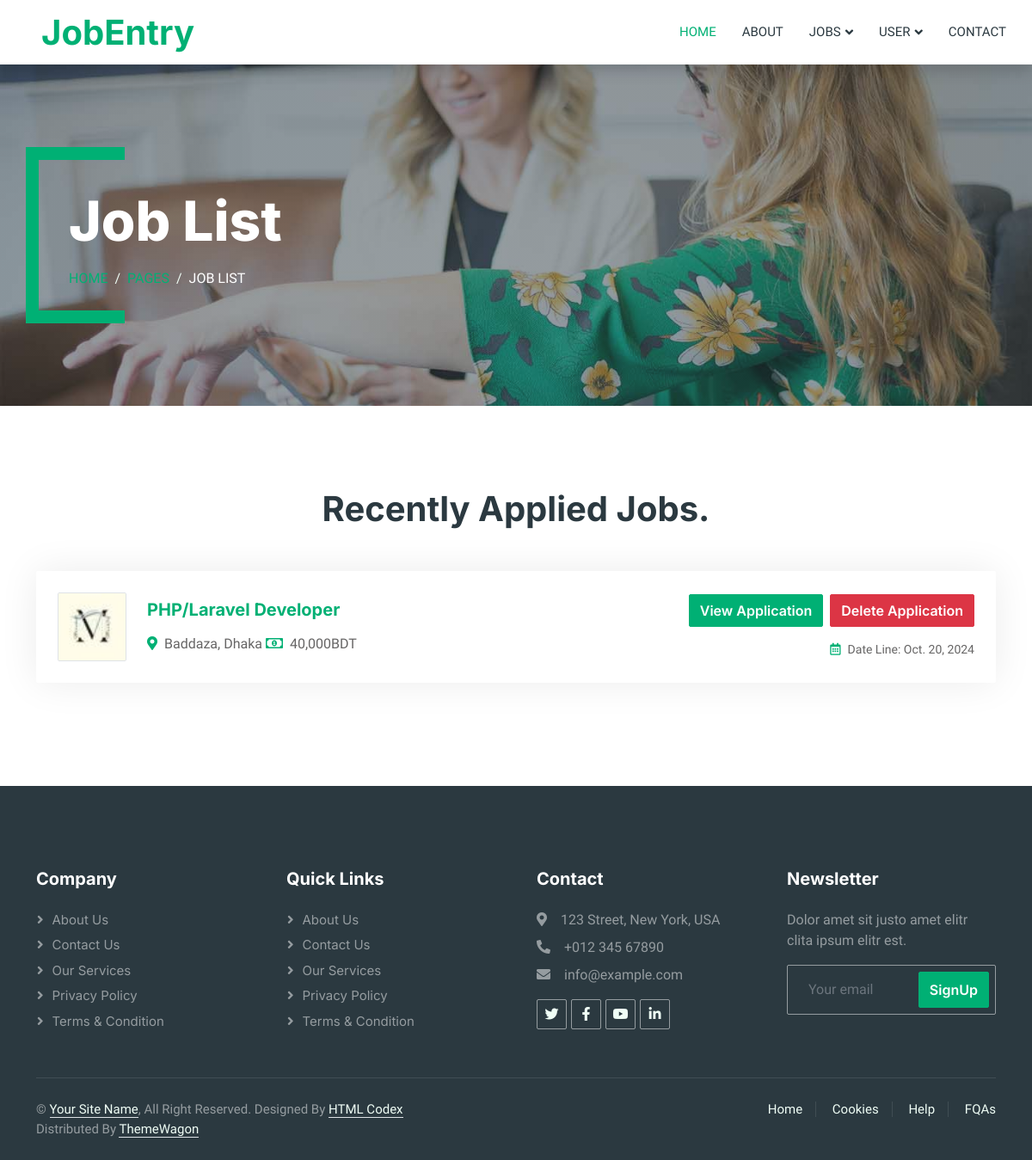
/applied_jobs/ (signed in), run on the app's committed database.
### App/models.py (models this page shows, shortened)
class ApplyNowModel(models.Model):
    user = models.ForeignKey(CustomUser, on_delete=models.CASCADE, null=True)
    job =  models.ForeignKey(JobModel, on_delete=models.CASCADE, null=True)
    applicant_name = models.CharField(max_length=50, null=True)
    applicant_email = models.EmailField(max_length=100, null=True)
    applicant_cv =  models.FileField(upload_to='cv/', null=True)
    applicant_cover_letter = models.TextField(null=True)
    class meta:
        unique_together = ['user', 'job']

class JobModel(models.Model):
    user = models.ForeignKey(CustomUser, on_delete=models.CASCADE, null=True)
    job_title = models.CharField(max_length=50, null=True)
    JOB_TYPES = [
        ('full_time', 'Full-time'),
        ('part_time', 'Part-time'),
        ('internship', 'Internship'),
        ('freelance', 'Freelance'),
    ]
    job_type = models.CharField(max_length=100, choices=JOB_TYPES, null=True)
    job_description = models.TextField(max_length=500, null=True)
    company_logo = models.ImageField(upload_to="media/cv",null=True)
    company_name = models.CharField(max_length=50, null=True)
    job_location = models.CharField(max_length=100, null=True)
    salary = models.CharField(max_length=50, null=True)
    create_at = models.DateField(auto_now=True, null=True)
    update_at = models.DateField(auto_now_add=True, null=True)
    deadline = models.DateField(null=True)
    qualifications = models.CharField(max_length=200, null=True)

### App/views.py (the view)
# urls.py: path('applied_jobs/', applied_jobs, name='applied_jobs'),
@login_required
def applied_jobs(req):
    current_user = req.user
    if current_user:
        try:
            job = ApplyNowModel.objects.filter(user=current_user)
        except Http404:
            messages.error(req, "there is something wrong")
            return redirect('profile')
        context={
            "jobs":job
        }
    return render(req, "common/applied_jobs.html", context)

### App/templates/common/applied_jobs.html (shortened to what this page needs)
{% extends "common/master.html" %}
{% block body %}
{% include 'layouts/navbar.html' %}
        <div class="container-xxl py-5 bg-dark page-header mb-5">
            <div class="container my-5 pt-5 pb-4">
                <h1 class="display-3 text-white mb-3 animated slideInDown">Job List</h1>
                <nav aria-label="breadcrumb">
                    <ol class="breadcrumb text-uppercase">
                        <li class="breadcrumb-item"><a href="#">Home</a></li>
                        <li class="breadcrumb-item"><a href="#">Pages</a></li>
                        <li class="breadcrumb-item text-white active" aria-current="page">Job List</li>
                    </ol>
                </nav>
            </div>
        </div>
        <div class="container-xxl py-5">
            <div class="container">
                <h1 class="text-center mb-5 wow fadeInUp" data-wow-delay="0.1s">Recently Applied Jobs.</h1>
                <div class="tab-class text-center wow fadeInUp" data-wow-delay="0.3s">
                    <div class="tab-content">
                        <div id="tab-1" class="tab-pane fade show p-0 active">
                            {% for data in jobs %}
                            <div class="job-item p-4 mb-4">
                                <div class="row g-4">
                                    <div class="col-sm-12 col-md-8 d-flex align-items-center">
                                        <img class="flex-shrink-0 img-fluid border rounded" src="/{{data.job.company_logo}}" alt="" style="width: 80px; height: 80px;">
                                        <div class="text-start ps-4">
                                            <h5 class="mb-3"><a href="{% url 'apply_now' data.job.id %}">{{data.job.job_title}}</a></h5>
                                            <span class="text-truncate"><i class="fa fa-map-marker-alt text-primary me-2"></i>{{data.job.job_location}}</span>
                                            <span class="text-truncate"><i class="far fa-money-bill-alt text-primary me-2"></i>{{data.job.salary}}BDT</span>
                                        </div>
                                    </div>
                                    <div class="col-sm-12 col-md-4 d-flex flex-column align-items-start align-items-md-end justify-content-center">
                                        <div class="d-flex mb-3 gap-2">
                                            <a class="btn btn-primary" href="{% url 'view_application' data.job.id %}">View Application</a>
                                            <a class="btn btn-danger" href="{% url 'delete_applications' data.id %}">Delete Application</a>
                                        </div>
                                        <small class="text-truncate"><i class="far fa-calendar-alt text-primary me-2"></i>Date Line: {{data.job.deadline}}</small>
                                    </div>
                                </div>
                            </div>
                            {% empty %}
                                <p class="text-center text-danger lead">You have not yet applied any Jobs <a class="text-secondary" href="{% url 'job_feed' %}">Click Here</a> To apply any Jobs.</p>
                            {% endfor %}
                        </div>
                    </div>
                </div>
            </div>
        </div>
        {% include 'layouts/footer.html' %}
{% endblock body %}

### App/static/css/style.css (style rules this page uses)
:root { --primary: #00B074; --secondary: #2B9BFF; --light: #EFFDF5; --dark: #2B3940; }
.btn { font-family: 'Inter', sans-serif; font-weight: 600; transition: .5s; }
.btn.btn-primary, .btn.btn-secondary { color: #FFFFFF; }
.header-carousel .container, .page-header .container { position: relative; padding: 45px 0 45px 35px; border-left: 15px solid var(--primary); }
.header-carousel .container::before, .header-carousel .container::after, .page-header .container::before, .page-header .container::after { position: absolute; content: ""; top: 0; left: 0; width: 100px; height: 15px; background: var(--primary); }
.header-carousel .container::after, .page-header .container::after { top: 100%; margin-top: -15px; }
.page-header { background: linear-gradient(rgba(43, 57, 64, .5), rgba(43, 57, 64, .5)), url(../img/carousel-1.jpg) center center no-repeat; background-size: cover; }
.breadcrumb-item + .breadcrumb-item::before { color: var(--light); }
.job-item { border: 1px solid transparent; border-radius: 2px; box-shadow: 0 0 45px rgba(0, 0, 0, .08); transition: .5s; }

### data on the page
ApplyNowModel: job.company_logo (picture), job.job_title "PHP/Laravel Developer", job.job_location "Baddaza, Dhaka", job.salary "40,000", job.deadline "Oct. 20, 2024"
